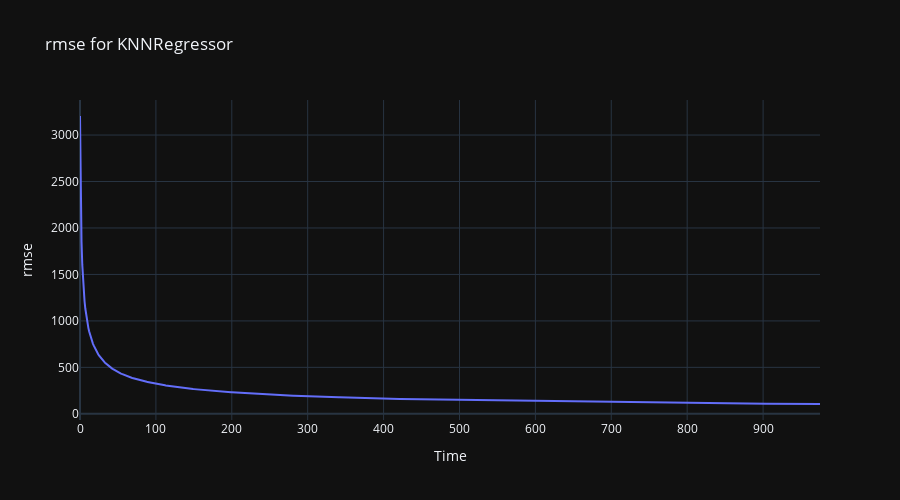
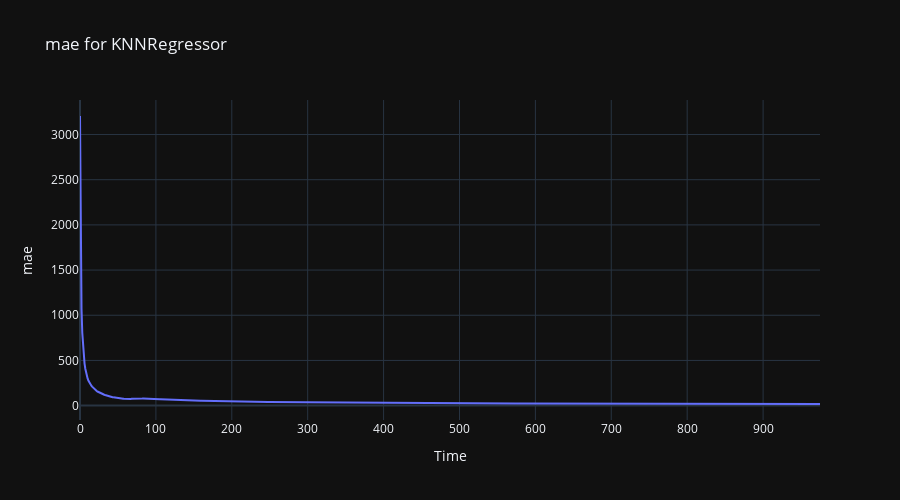
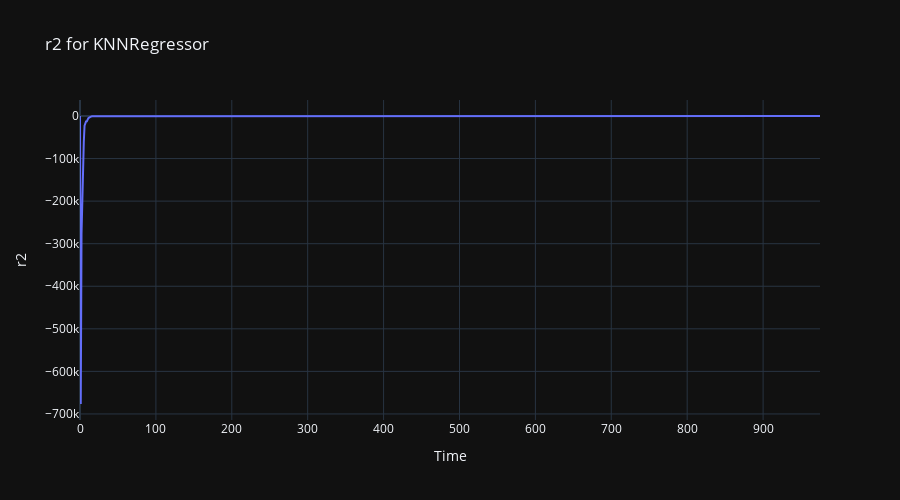
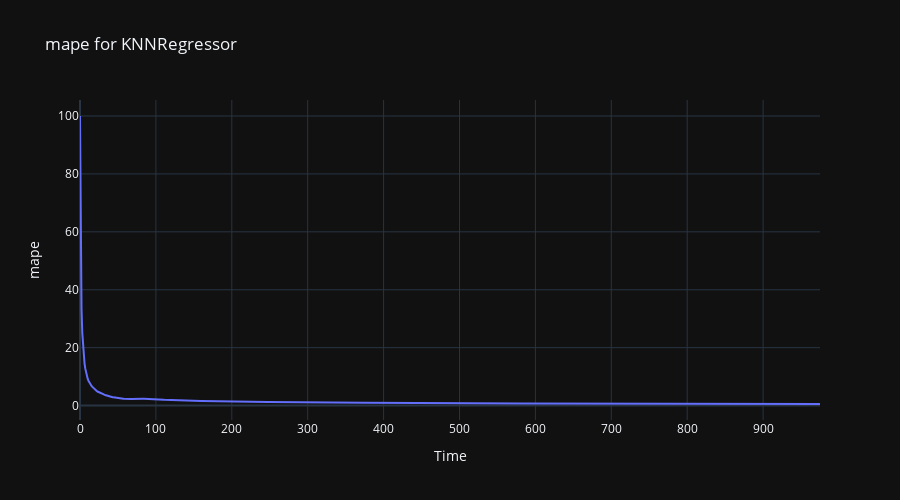

The notebook cell these images were saved under, in order:
### Code cell
import plotly.graph_objects as go

model_to_plot = 'KNNRegressor'

# Create a plot for each metric
for metric in metrics_values[model_to_plot]:
    fig = go.Figure()

    # Add a line for the selected metric
    fig.add_trace(go.Scatter(
        y=metrics_values[model_to_plot][metric],
        mode='lines',
        name=metric
    ))

    # Update layout with titles and labels
    fig.update_layout(
        title=f'{metric} for {model_to_plot}',
        xaxis_title='Time',
        yaxis_title=metric,
        width=900,
        height=500
    )

    # Show the plot
    fig.show()

### Figure 1 — Plotly figure (JSON) as saved in the notebook; plotly's stock layout.template omitted (floating-point values rounded to 4 significant figures; data arrays with more than 128 entries replaced by an {"elided": "..."} marker saying what was removed)
{"data": [{"mode": "lines", "name": "rmse", "type": "scatter", "y": {"elided": "976 float values"}}], "layout": {"height": 500, "title": {"text": "rmse for KNNRegressor"}, "width": 900, "xaxis": {"title": {"text": "Time"}}, "yaxis": {"title": {"text": "rmse"}}}}

### Figure 2 — Plotly figure (JSON) as saved in the notebook; plotly's stock layout.template omitted (floating-point values rounded to 4 significant figures; data arrays with more than 128 entries replaced by an {"elided": "..."} marker saying what was removed)
{"data": [{"mode": "lines", "name": "mae", "type": "scatter", "y": {"elided": "976 float values"}}], "layout": {"height": 500, "title": {"text": "mae for KNNRegressor"}, "width": 900, "xaxis": {"title": {"text": "Time"}}, "yaxis": {"title": {"text": "mae"}}}}

### Figure 3 — Plotly figure (JSON) as saved in the notebook; plotly's stock layout.template omitted (floating-point values rounded to 4 significant figures; data arrays with more than 128 entries replaced by an {"elided": "..."} marker saying what was removed)
{"data": [{"mode": "lines", "name": "r2", "type": "scatter", "y": {"elided": "976 float values"}}], "layout": {"height": 500, "title": {"text": "r2 for KNNRegressor"}, "width": 900, "xaxis": {"title": {"text": "Time"}}, "yaxis": {"title": {"text": "r2"}}}}

### Figure 4 — Plotly figure (JSON) as saved in the notebook; plotly's stock layout.template omitted (floating-point values rounded to 4 significant figures; data arrays with more than 128 entries replaced by an {"elided": "..."} marker saying what was removed)
{"data": [{"mode": "lines", "name": "mape", "type": "scatter", "y": {"elided": "976 float values"}}], "layout": {"height": 500, "title": {"text": "mape for KNNRegressor"}, "width": 900, "xaxis": {"title": {"text": "Time"}}, "yaxis": {"title": {"text": "mape"}}}}
